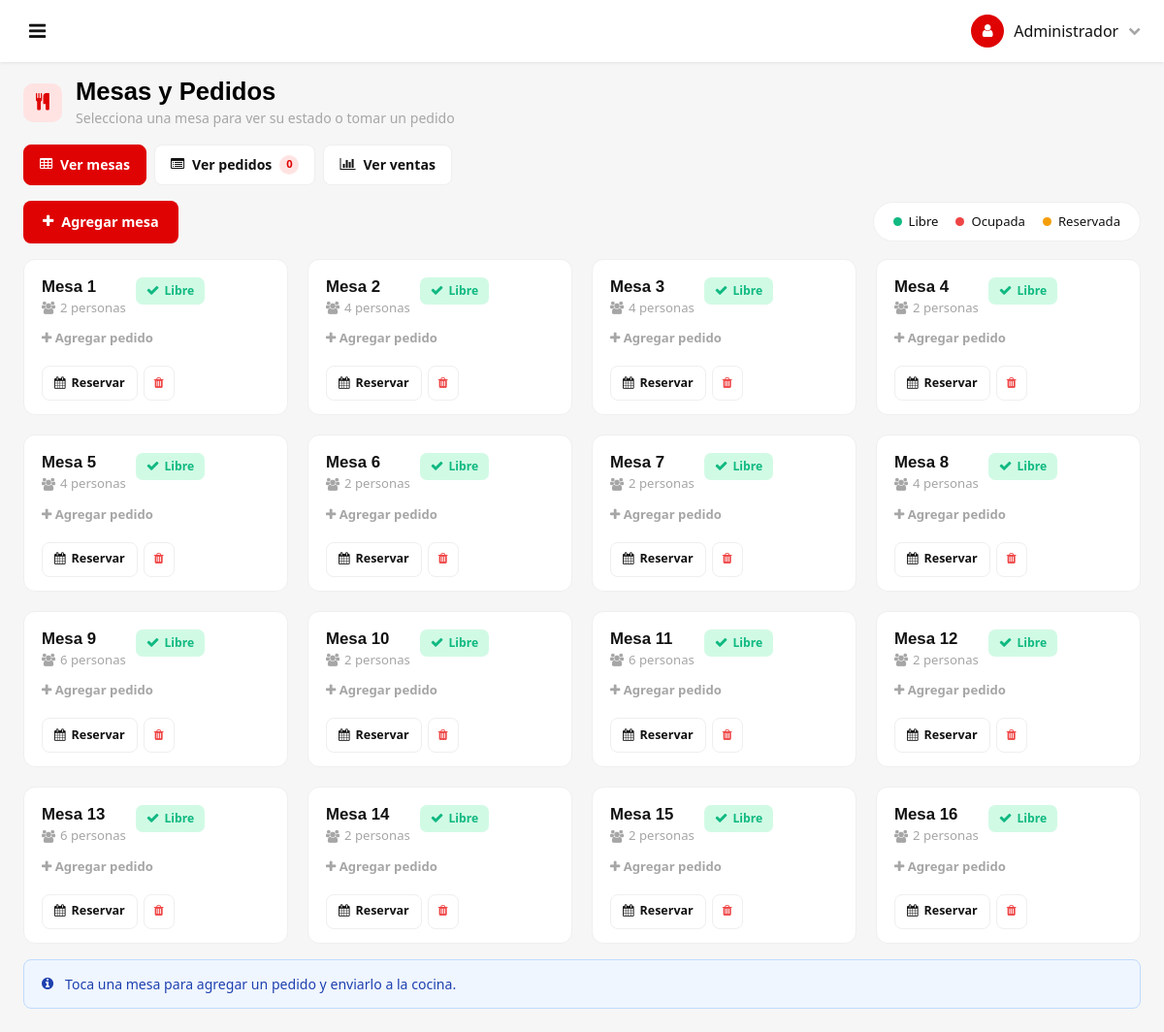
/?page=mesas (signed in), run on the app's committed database.
### tables this page shows
CREATE TABLE mesas (
  id int(11) NOT NULL AUTO_INCREMENT,
  numero int(11) NOT NULL,
  capacidad int(11) NOT NULL DEFAULT 4,
  estado enum('libre','ocupada','reservada') NOT NULL DEFAULT 'libre',
  reservado_por varchar(100) DEFAULT NULL,
  reservado_hora time DEFAULT NULL,
  reservado_fecha date DEFAULT NULL,
  PRIMARY KEY (id),
  UNIQUE KEY numero (numero)
);

### config/session.php (called while the page is built, shortened)
<?php
function sesionActiva(): bool
{
    return isset($_SESSION['usuario_id']);
}
function usuarioActual(): array
{
    return [
        'id'      => $_SESSION['usuario_id'] ?? null,
        'nombre'  => $_SESSION['nombre'] ?? '',
        'usuario' => $_SESSION['usuario'] ?? '',
        'rol_id'  => $_SESSION['rol_id'] ?? null,
        'rol'     => $_SESSION['rol'] ?? ''
    ];
}

### models/Permiso.php (called while the page is built, shortened)
<?php
require_once __DIR__ . '/../config/database.php';
class Permiso
{
    private static ?array $cache = null;
    public static function delSesion(): array
    {
        if (self::$cache !== null) {
            return self::$cache;
        }
        $rolId = (int) ($_SESSION['rol_id'] ?? 0);
        try {
            $db = conexionDB();
            $stmt = $db->prepare(
                "SELECT p.nombre
                 FROM rol_permiso rp
                 INNER JOIN permisos p ON p.id = rp.permiso_id
                 WHERE rp.rol_id = :rol"
            );
            $stmt->execute([':rol' => $rolId]);
            $permisos = $stmt->fetchAll(PDO::FETCH_COLUMN);
        } catch (PDOException $e) {
            $permisos = [];
        }
        return self::$cache = $permisos;
    }
    public static function puede(string $permiso): bool
    {
        $permisos = self::delSesion();
        return in_array('*', $permisos, true) || in_array($permiso, $permisos, true);
    }
}

### config/database.php (called while the page is built, shortened)
<?php
function conexionDB(): PDO
{
    static $conexion = null;
    if ($conexion instanceof PDO) {
        return $conexion;
    }
    $servidor = 'localhost';
    $baseDatos = 'polleria';
    $usuarioDB = 'root';
    $claveDB   = '';
    try {
        $conexion = new PDO(
            "mysql:host=$servidor;dbname=$baseDatos;charset=utf8mb4",
            $usuarioDB,
            $claveDB
        );
        $conexion->setAttribute(PDO::ATTR_ERRMODE, PDO::ERRMODE_EXCEPTION);
        $conexion->setAttribute(PDO::ATTR_DEFAULT_FETCH_MODE, PDO::FETCH_ASSOC);
        $conexion->exec("SET NAMES utf8mb4");
    } catch (PDOException $e) {
        die("Error de conexi&oacute;n: " . $e->getMessage());
    }
    return $conexion;
}

### models/Mesa.php (called while the page is built, shortened)
<?php
require_once __DIR__ . '/../config/database.php';
class Mesa
{
    private PDO $conexion;
    public function __construct()
    {
        $this->conexion = conexionDB();
    }
    public function listar(): array
    {
        $sql = "SELECT
                    m.id,
                    m.numero,
                    m.capacidad,
                    m.estado,
                    m.reservado_por,
                    m.reservado_hora,
                    m.reservado_fecha
                FROM mesas m
                ORDER BY m.numero";
        $stmt = $this->conexion->query($sql);
        $mesas = $stmt->fetchAll();
        foreach ($mesas as &$mesa) {
            $mesa['estado_visual'] = $this->estadoVisual($mesa);
            $mesa['estado_cocina'] = $this->estadoCocina($mesa);
            $mesa['tiempo']  = $this->tiempoOcupacion($mesa);
        }
        return $mesas;
    }
    private function pendientesDeCobro(int $mesaId): array
    {
        $stmt = $this->conexion->prepare(
            "SELECT COUNT(*) AS n, MAX(p.fecha_creacion) AS ultimo
             FROM pedidos p
             LEFT JOIN ventas v
                    ON v.pedido_id = p.id AND v.estado = 'pagada'
             WHERE p.mesa_id = :mesa
               AND v.id IS NULL
               AND p.estado <> 'anulado'"
        );
        $stmt->execute([':mesa' => $mesaId]);
        $fila = $stmt->fetch() ?: ['n' => 0, 'ultimo' => null];
        return [
            'tiene'  => (int) $fila['n'] > 0,
            'ultimo' => $fila['ultimo']
        ];
    }
    private function pedidosActivos(int $mesaId): array
    {
        $stmt = $this->conexion->prepare(
            "SELECT p.id, p.estado
             FROM pedidos p
             LEFT JOIN ventas v
                    ON v.pedido_id = p.id AND v.estado = 'pagada'
             WHERE p.mesa_id = :mesa
               AND v.id IS NULL
               AND p.estado <> 'anulado'
             ORDER BY p.fecha_creacion"
        );
        $stmt->execute([':mesa' => $mesaId]);
        return $stmt->fetchAll();
    }
    private function estadoVisual(array $mesa): string
    {
        $estado = $this->pendientesDeCobro((int) $mesa['id'])['tiene']
            ? 'ocupada'
            : 'libre';
        return $estado;
    }
    private function estadoCocina(array $mesa): string
    {
        $pedidos = $this->pedidosActivos((int) $mesa['id']);
        if (!$pedidos) {
            return 'libre';
        }
        $estados = array_column($pedidos, 'estado');
        return match (true) {
            in_array('pendiente', $estados, true)  => 'pendiente',
            in_array('preparando', $estados, true) => 'preparando',
            in_array('preparado', $estados, true)  => 'listo',
            default                                 => 'servido',
        };
    }
    private function tiempoOcupacion(array $mesa): ?int
    {
        $fecha = $this->pendientesDeCobro((int) $mesa['id'])['ultimo'];
        if (!$fecha) {
            return null;
        }
        return (int) ((time() - strtotime($fecha)) / 60);
    }
    private function detalle(array $mesa): string
    {
        $estado = $mesa['estado_visual'] ?? $this->estadoVisual($mesa);
        return match ($estado) {
            'reservada' => $this->textoReserva($mesa),
            'ocupada'   => $this->tiempoOcupacion($mesa) . ' min',
            default     => ''
        };
    }
}

### config/estados.php (called while the page is built, shortened)
<?php
function estadosMesa(): array
{
    return [
        'libre'     => ['etiqueta' => 'Libre',     'icono' => 'fa fa-check',    'color' => '#10B981'],
        'ocupada'   => ['etiqueta' => 'Ocupada',   'icono' => 'fa fa-times',    'color' => '#EF4444'],
        'reservada' => ['etiqueta' => 'Reservada', 'icono' => 'fa fa-calendar', 'color' => '#F59E0B']
    ];
}

### views/mesas/index.php (the view, shortened to what this page needs)
<?php
require_once __DIR__ . '/../../models/Mesa.php';
$mesaModel    = new Mesa();
$mesas      = $mesaModel->listar();
$pedidos = [];
$panelActual = $_GET['panel'] ?? 'mesas';
$soloCocina = esPermitido('pedidos_estado')
    && !esPermitido('pedidos_crear')
    && !esPermitido('ventas');
function urlPanel(string $panel): string
{
    return BASE_URL . '?page=mesas&panel=' . $panel;
}
?>
<?php
encabezadoPagina(
    'fa fa-cutlery',
    'Mesas y Pedidos',
    'Selecciona una mesa para ver su estado o tomar un pedido'
);
?>
<div class="lg-segmentos mb-3">
    <a href="<?= urlPanel('mesas') ?>" class="lg-segmento<?= $panelActual === 'mesas' ? ' is-activo' : '' ?>">
        <i class="fa fa-table"></i> Ver mesas
    </a>
    <?php if (!$soloCocina): ?>
        <a href="<?= urlPanel('pedidos') ?>" class="lg-segmento<?= $panelActual === 'pedidos' ? ' is-activo' : '' ?>">
            <i class="fa fa-list-alt"></i> Ver pedidos
            <span class="lg-segmento-badge"><?= count($pedidos) ?></span>
        </a>
    <?php endif; ?>
    <?php if (esPermitido('ventas')): ?>
        <a href="<?= urlPanel('ventas') ?>" class="lg-segmento<?= $panelActual === 'ventas' ? ' is-activo' : '' ?>">
            <i class="fa fa-bar-chart"></i> Ver ventas
        </a>
    <?php endif; ?>
</div>
<?php if ($panelActual === 'mesas'): ?>
    <?php if (!$mesas): ?>
        <div class="lg-card">
            <div class="lg-empty">
                <i class="fa fa-table"></i>
                <p class="mb-0">A&uacute;n no hay mesas registradas en la base de datos.</p>
            </div>
        </div>
    <?php else: ?>
        <div class="d-flex flex-wrap align-items-center justify-content-between gap-2 mb-3">
            <?php if (esPermitido('mesas_editar')): ?>
                <button type="button" class="lg-btn lg-btn--primary js-agregar-mesa">
                    <i class="fa fa-plus"></i> Agregar mesa
                </button>
            <?php endif; ?>
            <div class="lg-legend">
                <?php foreach ($soloCocina ? estadosMesaCocina() : estadosMesa() as $clave => $datos): ?>
                    <span class="lg-legend-item">
                        <span class="lg-legend-dot" style="background-color:<?= $datos['color'] ?>"></span>
                        <?= htmlspecialchars($datos['etiqueta']) ?>
                    </span>
                <?php endforeach; ?>
            </div>
        </div>
        <div class="lg-mesas">
            <?php foreach ($mesas as $mesa): ?>
                <?php
                    $claveEstado = $soloCocina ? $mesa['estado_cocina'] : $mesa['estado_visual'];
                    $catalogo    = $soloCocina ? estadosMesaCocina() : estadosMesa();
                    $estado      = $catalogo[$claveEstado] ?? $catalogo['libre'];
                    $puedePedir = esPermitido('pedidos_crear');
                    $puedeEditarMesa = esPermitido('mesas_editar');
                    $puedeReservarMesa = esPermitido('mesas_reservar');
                    ?>
                    <div class="lg-mesa lg-mesa--<?= htmlspecialchars($claveEstado) ?>"
                         data-mesa-id="<?= (int) $mesa['id'] ?>">
                    <button type="button"
                            class="lg-mesa-main"
                            data-mesa="Mesa <?= (int) $mesa['numero'] ?>"
                            data-mesa-id="<?= (int) $mesa['id'] ?>"
                            data-capacidad="<?= (int) $mesa['capacidad'] ?> personas"
                            <?= $soloCocina ? 'data-ver-pedidos="1"' : '' ?>>
                        <div class="lg-mesa-top">
                            <div>
                                <h3 class="lg-mesa-name">Mesa <?= (int) $mesa['numero'] ?></h3>
                                <div class="lg-mesa-cap">
                                    <i class="fa fa-users"></i>
                                    <?= (int) $mesa['capacidad'] ?> personas
                                </div>
                            </div>
                            <span class="lg-mesa-badge lg-mesa-badge--<?= htmlspecialchars($claveEstado) ?>">
                                <i class="<?= $estado['icono'] ?>"></i>
                                <?= htmlspecialchars($estado['etiqueta']) ?>
                            </span>
                        </div>
                        <?php if ($soloCocina): ?>
                            <div class="lg-mesa-cta">
                                <?php if ($mesa['estado_cocina'] === 'libre'): ?>
                                    <i class="fa fa-check"></i> Sin pedidos
                                <?php else: ?>
                                    <i class="fa fa-eye"></i> Ver pedidos
                                <?php endif; ?>
                            </div>
                        <?php elseif ($puedePedir): ?>
                            <div class="lg-mesa-cta">
                                <i class="fa fa-plus"></i> Agregar pedido
                            </div>
                        <?php endif; ?>
                    </button>
                    <?php if ($puedeEditarMesa || $puedeReservarMesa): ?>
                    <div class="lg-mesa-acciones">
                        <?php if ($puedeReservarMesa): ?>
                            <?php if ($mesa['estado_visual'] === 'reservada'): ?>
                                <button type="button" class="js-liberar-mesa" data-id="<?= (int) $mesa['id'] ?>"
                                        title="Quitar reserva">
                                    <i class="fa fa-check"></i> Liberar
                                </button>
                            <?php else: ?>
                                <button type="button" class="js-reservar-mesa" data-id="<?= (int) $mesa['id'] ?>"
                                        data-mesa="Mesa <?= (int) $mesa['numero'] ?>"
                                        title="Reservar mesa">
                                    <i class="fa fa-calendar"></i> Reservar
                                </button>
                            <?php endif; ?>
                        <?php endif; ?>
                        <?php if ($puedeEditarMesa): ?>
                            <button type="button" class="js-eliminar-mesa" data-id="<?= (int) $mesa['id'] ?>"
                                    data-mesa="Mesa <?= (int) $mesa['numero'] ?>" title="Eliminar mesa">
                                <i class="fa fa-trash"></i>
                            </button>
                        <?php endif; ?>
                    </div>
                    <?php endif; ?>
                </div>
            <?php endforeach; ?>
        </div>
        <div class="lg-info mt-3">
            <i class="fa fa-info-circle"></i>
            <span>
                <?= $soloCocina
                    ? 'Toca una mesa para ver qu&eacute; se pidi&oacute; y cambiar el estado del pedido.'
                    : 'Toca una mesa para agregar un pedido y enviarlo a la cocina.' ?>
            </span>
        </div>
    <?php endif; ?>
<?php endif; ?>

### index.php (shortened to what this page needs)
<?php
require_once __DIR__ . '/config/session.php';
require_once __DIR__ . '/models/Permiso.php';
require_once __DIR__ . '/config/menu.php';
require_once __DIR__ . '/config/estados.php';
$pagina = isset($_GET['page']) && is_string($_GET['page']) ? $_GET['page'] : 'dashboard';
$ruta   = resolverRuta($pagina);
$archivoVista = APP_ROOT . '/views/' . $ruta['vista'] . '.php';
$conLayout = sesionActiva();
if ($conLayout) {
    require APP_ROOT . '/views/layouts/header.php';
        ?>
        <?php
}
require $archivoVista;
if ($conLayout) {
    require APP_ROOT . '/views/layouts/footer.php';
}

### views/layouts/header.php (shortened to what this page needs)
<!DOCTYPE html>
<html lang="es">
<head>
    <link rel="stylesheet" href="<?= BOWER_URL ?>font-awesome/css/font-awesome.min.css">
    <link rel="stylesheet" href="<?= BOWER_URL ?>bootstrap4/dist/css/bootstrap.min.css">
    <link rel="stylesheet" href="<?= ADMINLTE_URL ?>css/adminlte.min.css">
    <link rel="stylesheet" href="<?= ASSETS_URL ?>css/app.css?v=<?= APP_VERSION ?>">
</head>
<body class="hold-transition sidebar-mini layout-fixed">
<div class="wrapper">
    <?php require APP_ROOT . '/views/layouts/navbar.php'; ?>
    <div class="content-wrapper">
        <section class="content">
            <div class="container-fluid p-0" id="lg-contenido">

### views/layouts/navbar.php (shortened to what this page needs)
<?php
$usuarioActual = usuarioActual();
?>
<nav class="main-header navbar navbar-expand">
    <ul class="navbar-nav">
        <li class="nav-item">
            <a class="nav-link" data-widget="pushmenu" href="#" role="button" aria-label="Abrir menú">
                <i class="fa fa-bars"></i>
            </a>
        </li>
    </ul>
    <ul class="navbar-nav ml-auto align-items-center">
        <li class="nav-item dropdown">
            <button class="lg-usuario" data-toggle="dropdown" aria-haspopup="true" aria-expanded="false">
                <span class="avatar">
                    <i class="fa fa-user"></i>
                </span>
                <span class="d-none d-sm-inline"><?= htmlspecialchars($usuarioActual['rol']) ?></span>
                <i class="fa fa-chevron-down caret"></i>
            </button>
        </li>
    </ul>
</nav>

### config/menu.php (shortened to what this page needs)
<?php
function esPermitido(string $pagina): bool
{
    return \Permiso::puede($pagina);
}
function encabezadoPagina(string $icono, string $titulo, string $subtitulo = '', string $acciones = ''): void
{
    ?>
    <div class="lg-page-head">
        <div class="lg-page-head-left">
            <span class="lg-page-icon"><i class="<?= htmlspecialchars($icono) ?>"></i></span>
            <div>
                <h1><?= htmlspecialchars($titulo) ?></h1>
                <?php if ($subtitulo !== ''): ?>
                    <p class="lg-subtitle"><?= htmlspecialchars($subtitulo) ?></p>
                <?php endif; ?>
            </div>
        </div>
    </div>
    <?php
}
    ?>

### views/layouts/footer.php (shortened to what this page needs)
            </div>
        </section>
    </div>
</div>
</body>
</html>

### data on the page
mesas: numero "1", capacidad "2", estado "Libre"
mesas: numero "3", capacidad "4", estado "Libre"
mesas: numero "5", capacidad "4", estado "Libre"
mesas: numero "6", capacidad "2", estado "Libre"
mesas: numero "7", capacidad "2", estado "Libre"
mesas: numero "8", capacidad "4", estado "Libre"
mesas: numero "9", capacidad "6", estado "Libre"
mesas: numero "10", capacidad "2", estado "Libre"
mesas: numero "11", capacidad "6", estado "Libre"
mesas: numero "12", capacidad "2", estado "Libre"
mesas: numero "13", capacidad "6", estado "Libre"
mesas: numero "14", capacidad "2", estado "Libre"
mesas: numero "15", capacidad "2", estado "Libre"
mesas: numero "16", capacidad "2", estado "Libre"

### other printed values
$usuarioActual['rol'] "Administrador"
$titulo "Mesas y Pedidos"
$subtitulo "Selecciona una mesa para ver su estado o tomar un pedido"
count($pedidos) "0"
$datos['etiqueta'] "Libre"
$datos['etiqueta'] "Ocupada"
$datos['etiqueta'] "Reservada"
$mesa['numero'] "2"
$mesa['capacidad'] "4"
$estado['etiqueta'] "Libre"
$mesa['numero'] "4"
$mesa['capacidad'] "2"
